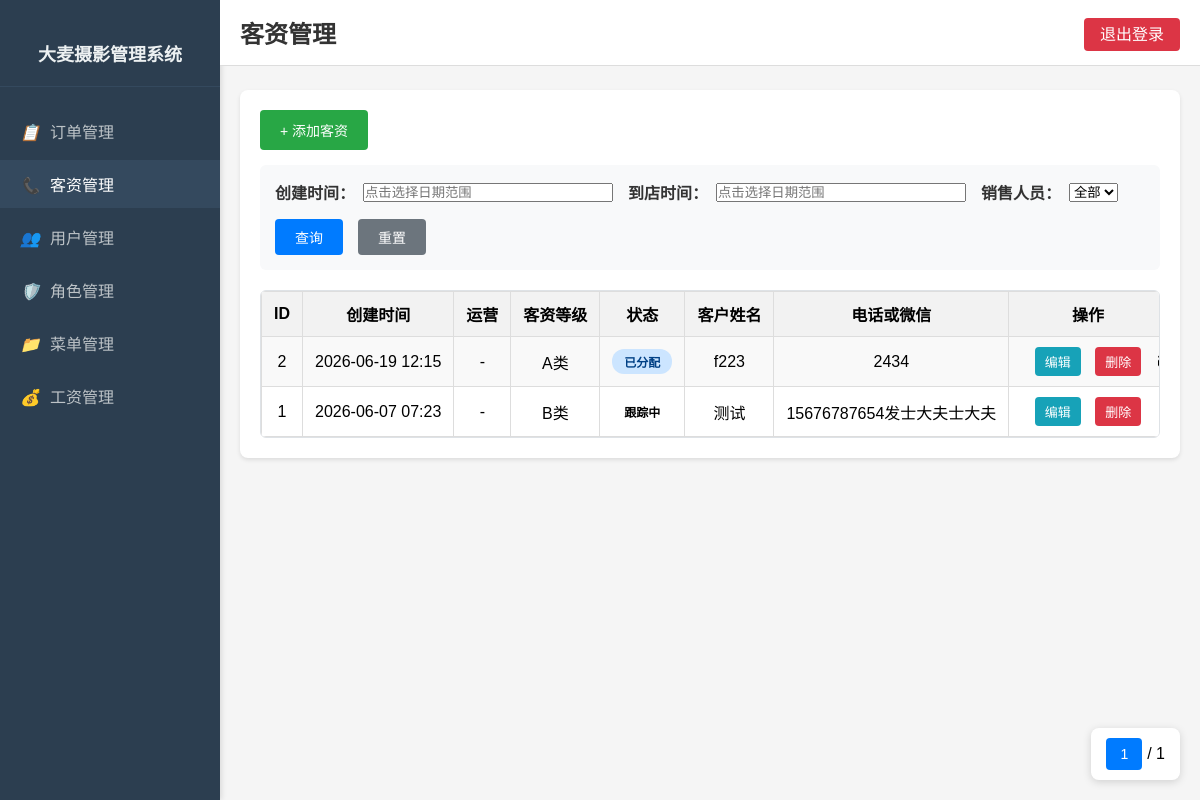
The app's page /customer_lead_management (signed in) with its own data.
### database.py (models this page shows)
class CustomerLead(db.Model):
    __tablename__ = 'customer_lead'
    id = db.Column(db.Integer, primary_key=True)
    customer_name = db.Column(db.String(50), nullable=False)  # 客户姓名
    phone = db.Column(db.String(20))  # 电话
    assigned_sales = db.Column(db.String(20))  # 分配的销售人员（用户名）
    status = db.Column(db.String(20), default='待跟踪')  # 状态：待跟踪、跟踪中、大麦已定、别家已定、无效客资
    remark = db.Column(db.String(300))  # 备注
    visit_time = db.Column(db.DateTime)  # 到店时间
    lead_level = db.Column(db.String(20))  # 客资等级：A类、B类、C类
    operations_staff = db.Column(db.String(20))  # 分配运营人员（用户名）
    wedding_date = db.Column(db.DateTime)  # 婚期
    channel = db.Column(db.String(50))  # 渠道
    inviter = db.Column(db.String(20))  # 邀约人
    is_ordered = db.Column(db.String(10), default='否')  # 是否订单：是、否
    is_visited = db.Column(db.String(10), default='否')  # 是否进店：是、否
    created_by = db.Column(db.String(20))  # 创建人
    created_time = db.Column(db.DateTime, default=datetime.utcnow().replace(microsecond=0))  # 创建时间
    updated_time = db.Column(db.DateTime, default=datetime.utcnow().replace(microsecond=0),
                         onupdate=datetime.utcnow().replace(microsecond=0))  # 更新时间

### app.py (the view)
@app.route('/customer_lead_management')
def customer_lead_management():
    if 'userid' not in session:
        return redirect(url_for('login'))
    if not check_permission('CUSTOMER_LEAD_MANAGEMENT'):
        flash('权限不足，请联系管理员！', 'danger')
        return redirect(url_for('index'))
    page = request.args.get('page', 1, type=int)
    per_page = 10
    start_date = request.args.get('start_date', '')
    end_date = request.args.get('end_date', '')
    visit_start_date = request.args.get('visit_start_date', '')
    visit_end_date = request.args.get('visit_end_date', '')
    sales_filter = request.args.get('sales', '')
    query = CustomerLead.query
    if start_date:
        query = query.filter(db.func.date(CustomerLead.created_time) >= start_date)
    if end_date:
        query = query.filter(db.func.date(CustomerLead.created_time) <= end_date)
    if visit_start_date:
        query = query.filter(db.func.date(CustomerLead.visit_time) >= visit_start_date)
    if visit_end_date:
        query = query.filter(db.func.date(CustomerLead.visit_time) <= visit_end_date)
    if sales_filter:
        query = query.filter(CustomerLead.assigned_sales == sales_filter)
    query = query.order_by(CustomerLead.created_time.desc())
    pagination = query.paginate(page=page, per_page=per_page, error_out=False)
    leads = pagination.items
    sales_staff = User.query.filter(or_(User.position == '门市', User.position == '经理')).all()
    operations_staff = User.query.filter(User.position == '运营').all()
    return render_template('customer_lead_management.html',
                         leads=leads,
                         pagination=pagination,
                         start_date=start_date,
                         end_date=end_date,
                         visit_start_date=visit_start_date,
                         visit_end_date=visit_end_date,
                         sales_filter=sales_filter,
                         sales_staff=sales_staff,
                         operations_staff=operations_staff,
                         format_datetime=format_datetime)

### app.py (called while the page is built)
def format_datetime(dt):
    if dt is None:
        return ''
    return dt.strftime('%Y-%m-%d %H:%M')

def check_permission(menu_code):
    if 'userid' not in session:
        return False
    user = db.session.get(User, session['userid'])
    if not user:
        return False
    if any(r.role_code == 'ADMIN' for r in user.roles):
        return True
    for role in user.roles:
        for menu in role.menus:
            if menu.menu_code == menu_code:
                return True
    return False

### templates/customer_lead_management.html (shortened to what this page needs)
<!DOCTYPE html>
<html lang="zh-CN">
<head>
    <link rel="stylesheet" href="https://cdn.jsdelivr.net/npm/flatpickr/dist/flatpickr.min.css">
</head>
<body>
    <div class="sidebar">
        <div class="sidebar-header">
            <h2>大麦摄影管理系统</h2>
        </div>
        <ul class="sidebar-menu" id="sidebarMenu">
        </ul>
    </div>
    <div class="main-content">
        <div class="top-bar">
            <h1>客资管理</h1>
            <div class="logout-button">
                <a href="{{ url_for('logout') }}">退出登录</a>
            </div>
        </div>
        <div class="content-card">
            <button class="add-btn" onclick="openAddModal()">+ 添加客资</button>
            <div class="filter-section">
                <div class="filter-group">
                    <label>创建时间：</label>
                    <input type="text" id="createDateRange" placeholder="点击选择日期范围" readonly style="width: 250px;">
                </div>
                <div class="filter-group">
                    <label>到店时间：</label>
                    <input type="text" id="visitDateRange" placeholder="点击选择日期范围" readonly style="width: 250px;">
                </div>
                <div class="filter-group">
                    <label>销售人员：</label>
                    <select id="salesFilter">
                        <option value="">全部</option>
                    </select>
                </div>
                <button class="filter-btn" onclick="applyFilter()">查询</button>
                <a href="{{ url_for('customer_lead_management') }}" class="reset-btn">重置</a>
            </div>
            <div class="table-wrapper">
                <table>
                    <tr>
                        <th>ID</th>
                        <th>创建时间</th>
                        <th>运营</th>
                        <th>客资等级</th>
                        <th>状态</th>
                        <th>客户姓名</th>
                        <th>电话或微信</th>
                        <th>渠道</th>
                        <th>婚期</th>
                        <th>操作</th>
                    </tr>
                    {% for lead in leads %}
                    <tr>
                        <td>{{ lead.id }}</td>
                        <td>{{ format_datetime(lead.created_time) }}</td>
                        <td>{{ lead.operations_staff or '-' }}</td>
                        <td>{{ lead.lead_level or '-' }}</td>
                        <td><span class="status-badge status-{{ lead.status }}">{{ lead.status }}</span></td>
                        <td>{{ lead.customer_name }}</td>
                        <td>{{ lead.phone or '-' }}</td>
                        <td>{{ lead.channel or '-' }}</td>
                        <td>{{ lead.wedding_date.strftime('%Y-%m-%d') if lead.wedding_date else '-' }}</td>
                        <td>
                            <button class="action-btn edit-btn" onclick="openEditModal({{ lead.id }})">编辑</button>
                            <button class="action-btn delete-btn" onclick="deleteLead({{ lead.id }}, '{{ lead.customer_name }}')">删除</button>
                        </td>
                    </tr>
                    {% endfor %}
                </table>
            </div>
            <div class="pagination-fixed">
                <div class="pagination">
                    <span class="current-page">{{ pagination.page }}</span>
                    / {{ pagination.pages }}
                </div>
            </div>
        </div>
    </div>
</body>
</html>

### templates/customer_lead_management.html (style rules this page uses)
* { margin: 0; padding: 0; box-sizing: border-box; }
body { font-family: Arial, sans-serif; background-color: #f5f5f5; display: flex; min-height: 100vh; }
.sidebar { width: 220px; background-color: #2c3e50; color: white; padding: 20px 0; position: fixed; height: 100vh; overflow-y: auto; box-shadow: 2px 0 5px rgba(0, 0, 0, 0.1); }
.sidebar-header { text-align: center; padding: 20px; border-bottom: 1px solid #34495e; margin-bottom: 20px; }
.sidebar-header h2 { font-size: 18px; color: #ecf0f1; }
.sidebar-menu { list-style: none; }
.main-content { margin-left: 220px; padding: 20px; min-height: 100vh; width: calc(100% - 220px); overflow-x: auto; }
.top-bar { display: flex; justify-content: space-between; align-items: center; position: fixed; left: 220px; right: 0; top: 0; padding: 15px 20px; background-color: white; border-bottom: 1px solid #ddd; z-index: 99; }
.top-bar h1 { font-size: 24px; color: #333; margin: 0; }
.logout-button a { background-color: #dc3545; color: white; padding: 8px 16px; border-radius: 4px; text-decoration: none; transition: background-color 0.3s ease; }
.content-card { margin-top: 70px; background-color: white; border-radius: 8px; padding: 20px; box-shadow: 0 2px 4px rgba(0, 0, 0, 0.1); }
.add-btn { display: inline-block; background-color: #28a745; color: white; padding: 10px 20px; border-radius: 4px; text-decoration: none; margin-bottom: 15px; transition: background-color 0.3s ease; border: none; cursor: pointer; font-size: 14px; }
.filter-section { background-color: #f8f9fa; padding: 15px; border-radius: 6px; margin-bottom: 20px; display: flex; gap: 15px; align-items: center; flex-wrap: wrap; }
.filter-group { display: flex; align-items: center; gap: 8px; }
.filter-group label { font-weight: 600; color: #333; white-space: nowrap; min-width: 80px; }
.filter-btn { background-color: #007bff; color: white; padding: 8px 20px; border-radius: 4px; border: none; cursor: pointer; font-size: 14px; transition: background-color 0.3s ease; }
.reset-btn { background-color: #6c757d; color: white; padding: 8px 20px; border-radius: 4px; border: none; cursor: pointer; font-size: 14px; transition: background-color 0.3s ease; text-decoration: none; }
.table-wrapper { width: 100%; overflow-x: auto; -webkit-overflow-scrolling: touch; margin-top: 20px; border: 1px solid #dee2e6; border-radius: 6px; background-color: white; }
table { width: 100%; min-width: 1800px; border-collapse: collapse; white-space: nowrap; }
th, td { border: 1px solid #ddd; padding: 10px 12px; text-align: center; }
th { background-color: #f2f2f2; font-weight: bold; position: sticky; top: 0; z-index: 3; white-space: nowrap; }
th:last-child, td:last-child { position: sticky; right: 0; z-index: 4; background-color: #f2f2f2; box-shadow: -2px 0 5px rgba(0, 0, 0, 0.1); }
td:last-child { background-color: white; }
tr:nth-child(even) td:last-child { background-color: #f9f9f9; }
tr:nth-child(even) { background-color: #f9f9f9; }
.action-btn { margin: 0 5px; padding: 5px 10px; border-radius: 4px; text-decoration: none; border: none; cursor: pointer; font-size: 13px; }
.edit-btn { background-color: #17a2b8; color: white; }
.delete-btn { background-color: #dc3545; color: white; }
.pagination-fixed { position: fixed; bottom: 20px; right: 20px; background-color: white; padding: 10px 15px; border-radius: 8px; box-shadow: 0 2px 8px rgba(0, 0, 0, 0.15); z-index: 98; }
.pagination { display: inline-flex; align-items: center; gap: 5px; }
.pagination .current-page { padding: 8px 14px; background-color: #007bff; color: white; border-radius: 4px; font-size: 14px; }
.status-badge { display: inline-block; padding: 4px 12px; border-radius: 12px; font-size: 12px; font-weight: 600; }
.status-已分配 { background-color: #cce5ff; color: #004085; }

### records on screen
CustomerLead: id "2", created_time "2026-06-19 12:15", operations_staff "-", lead_level "A类", status "已分配", customer_name "f223", phone "2434"
CustomerLead: id "1", created_time "2026-06-07 07:23", operations_staff "-", lead_level "B类", status "跟踪中", customer_name "测试", phone "15676787654发士大夫士大夫"

### other values on screen
{{ pagination.page }} "1"
{{ pagination.pages }} "1"
